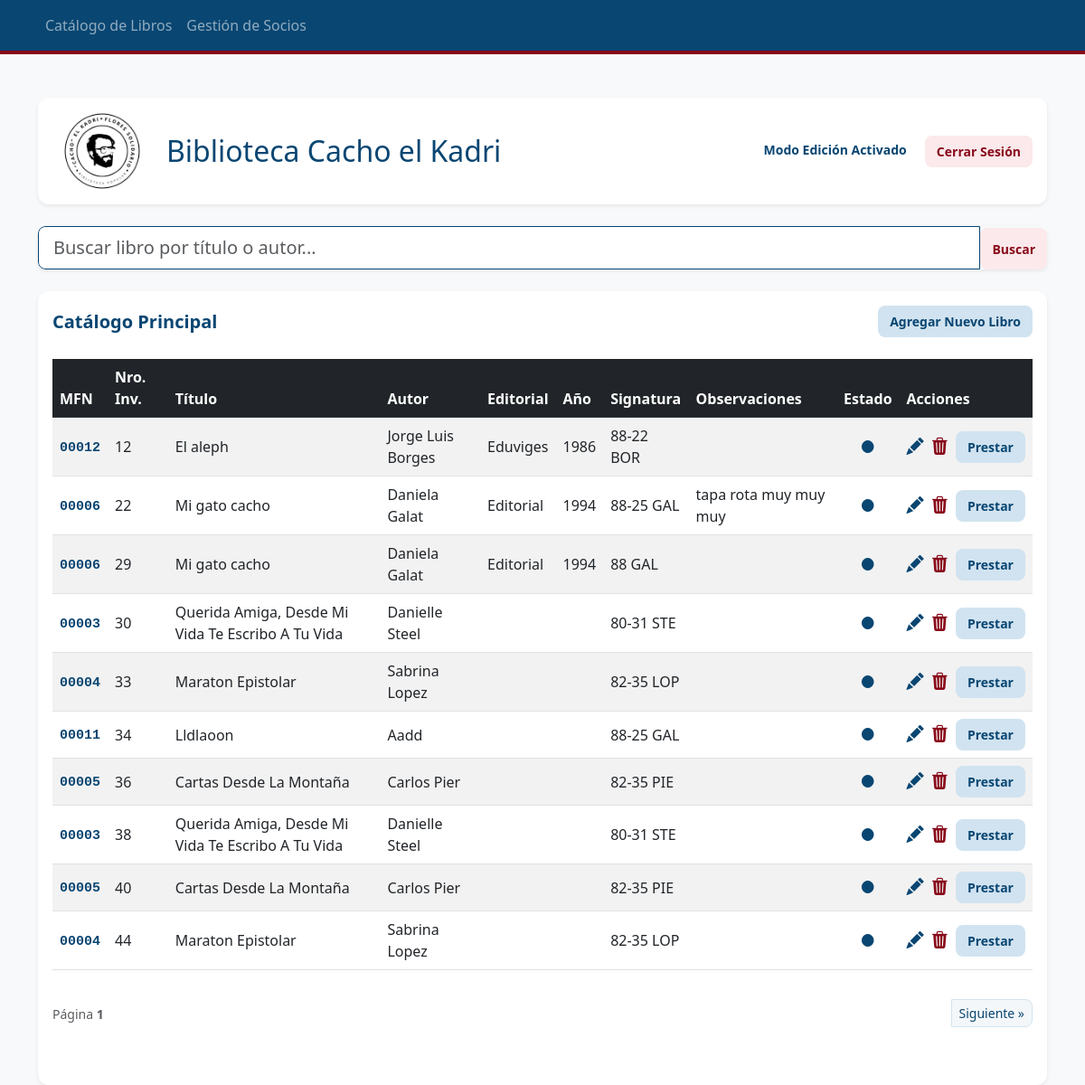
The page / (signed in) on the database its author committed.
### tables this page shows
CREATE TABLE Obras (
            mfn INTEGER PRIMARY KEY AUTOINCREMENT,
            titulo TEXT NOT NULL,
            autor TEXT NOT NULL,
            editorial TEXT,
            anio TEXT
        );

CREATE TABLE Ejemplares (
            nro_inventario INTEGER PRIMARY KEY,
            mfn_vinculado INTEGER,
            signatura_topografica TEXT NOT NULL,
            observaciones TEXT,
            FOREIGN KEY (mfn_vinculado) REFERENCES Obras (mfn)
        );

### app.py (the view)
@app.route('/')
def inicio():
    pagina = request.args.get('pagina', 1, type=int)
    libros_por_pagina = 10
    offset = (pagina - 1) * libros_por_pagina
    busqueda = request.args.get('q')
    conexion = sqlite3.connect("biblioteca.db")
    cursor = conexion.cursor()
    consulta_base = '''
        SELECT e.nro_inventario, o.titulo, o.autor, o.editorial, o.anio, e.signatura_topografica, e.observaciones, o.mfn,
               (SELECT id_prestamo FROM Prestamos p WHERE p.nro_inventario = e.nro_inventario AND p.fecha_devolucion IS NULL LIMIT 1) as estado_prestamo
        FROM Ejemplares e
        JOIN Obras o ON e.mfn_vinculado = o.mfn
    '''
    if busqueda:
        termino = f"%{busqueda}%"
        cursor.execute(consulta_base + " WHERE o.titulo LIKE ? OR o.autor LIKE ?", (termino, termino))
    else:
        cursor.execute(consulta_base + " LIMIT ? OFFSET ?", (libros_por_pagina, offset))
    lista_libros = cursor.fetchall()
    cursor.execute("SELECT COUNT(*) FROM Ejemplares")
    total_libros = cursor.fetchone()[0]
    tiene_siguiente = total_libros > (pagina * libros_por_pagina)
    conexion.close()
    return render_template('index.html',
                           libros=lista_libros,
                           busqueda=busqueda,
                           pagina=pagina,
                           tiene_siguiente=tiene_siguiente)

### templates/index.html (shortened to what this page needs)
{% extends 'layout.html' %}
{% block content %}
<form action="/" method="GET" class="mb-4">
    <div class="input-group shadow-sm" style="border-radius: 8px; overflow: hidden;">
        <input type="text" name="q" class="form-control form-control-lg" placeholder="Buscar libro por título o autor..." value="{{ busqueda if busqueda else '' }}" style="border: 1px solid #094672;">
        <button class="btn btn-primary px-4" type="submit">Buscar</button>
    </div>
</form>
<div class="card shadow-sm border-0" style="border-radius: 12px;">
    <div class="card-body">
        <div class="d-flex justify-content-between align-items-center mb-4">
            <h5 class="card-title mb-0">Catálogo Principal</h5>
            <a href="/nuevo" class="btn btn-success">Agregar Nuevo Libro</a>
        </div>
        <div class="table-responsive">
            <table class="table table-striped table-hover">
                <thead class="table-dark" style="background-color: #094672 !important;">
                    <tr>
                        <th>MFN</th>
                        <th>Nro. Inv.</th>
                        <th>Título</th>
                        <th>Autor</th>
                        <th>Editorial</th>
                        <th>Año</th>
                        <th>Signatura</th>
                        <th>Observaciones</th>
                        <th>Estado</th>
                        <th>Acciones</th>
                    </tr>
                </thead>
                <tbody>
                    {% for libro in libros %}
                    <tr>
                        <td><span style="color: #094672; font-weight: bold; font-family: monospace; font-size: 15px;">{{ "%05d" | format(libro[7]) }}</span></td>
                        <td>{{ libro[0] }}</td>
                        <td>{{ libro[1] }}</td>
                        <td>{{ libro[2] }}</td>
                        <td>{{ libro[3] }}</td>
                        <td>{{ libro[4] }}</td>
                        <td>{{ libro[5] }}</td>
                        <td>{{ libro[6] }}</td>
                        <td class="text-center" style="vertical-align: middle;">
                            {% if libro[8] %}
                                <span title="Prestado" style="color: #88091a; font-size: 18px; cursor: help;">●</span>
                            {% else %}
                                <span title="Disponible" style="color: #094672; font-size: 18px; cursor: help;">●</span>
                            {% endif %}
                        </td>
                        <td>
                            {% if session.get('admin') %}
                            <div class="d-flex align-items-center gap-2">
                                <a href="/editar/{{ libro[0] }}" title="Editar Libro" style="color: #094672; text-decoration: none; font-size: 1.2rem;">
                                    <i class="bi bi-pencil-fill"></i>
                                </a>
                                <a href="/borrar/{{ libro[0] }}" title="Borrar Libro" style="color: #88091a; text-decoration: none; font-size: 1.2rem;" onclick="return confirm('¿Seguro que querés borrar este libro de la biblioteca?')">
                                    <i class="bi bi-trash3-fill"></i>
                                </a>
                                {% if libro[8] %}
                                    <a href="/devolver/{{ libro[0] }}" class="btn btn-outline-warning btn-sm" style="background-color: #fff3cd !important; color: #856404 !important; border-color: #ffeeba !important; font-size: 12px; padding: 4px 8px;">Devolver</a>
                                {% else %}
                                    <a href="/prestar/{{ libro[0] }}" class="btn-style-mfn btn-sm" style="font-size: 12px; padding: 4px 8px;">Prestar</a>
                                {% endif %}
                            </div>
                            {% endif %}
                        </td>
                    </tr>
                    {% else %}
                    <tr>
                        <td colspan="10" class="text-center text-muted py-4">No hay libros cargados todavía.</td>
                    </tr>
                    {% endfor %}
                </tbody>
            </table>
        </div>
        {% if not busqueda %}
        <div class="d-flex justify-content-between align-items-center mt-3 mb-5">
            <div>
                <span class="text-muted small">Página <strong>{{ pagina }}</strong></span>
            </div>
            <div class="btn-group">
                {% if tiene_siguiente %}
                    <a href="/?pagina={{ pagina + 1 }}" class="btn btn-outline-primary btn-sm" style="border-radius: 0 8px 8px 0 !important; background-color: #f4f7f9; color: #094672; border-color: #d1e3f0;">Siguiente &raquo;</a>
                {% endif %}
            </div>
        </div>
        {% endif %}
    </div>
</div>
{% endblock %}

### templates/layout.html (style rules this page uses)
body { background-color: #f4f7f9 !important; }
h1, h2, h5, .card-title { color: #094672 !important; font-weight: 700; }
.btn-primary, .btn-danger, .btn-success, .btn-info, .btn-warning, .btn-style-mfn, .btn-outline-secondary, .btn-outline-warning { border-radius: 8px !important; font-weight: bold !important; font-size: 14px !important; text-decoration: none !important; display: inline-block !important; padding: 6px 12px !important; vertical-align: middle !important; margin: 0 !important; border: 1px solid transparent !important; transition: all 0.2s; }
button.btn-danger, button.btn-primary { margin-top: 2px !important; }
.btn-primary, .btn-danger, .btn-outline-secondary { background-color: #fbe9eb !important; color: #88091a !important; }
.btn-success, .btn-info, .btn-warning, .btn-style-mfn, .btn-outline-warning { background-color: #d1e3f0 !important; color: #094672 !important; }
table td { vertical-align: middle !important; }

### rows shown on the page
Ejemplares: nro_inventario "12", titulo "El aleph", autor "Jorge Luis Borges", editorial "Eduviges", anio "1986", signatura_topografica "88-22 BOR"
Obras: mfn "00012"
Ejemplares: nro_inventario "22", titulo "Mi gato cacho", autor "Daniela Galat", editorial "Editorial", anio "1994", signatura_topografica "88-25 GAL", observaciones "tapa rota muy muy muy"
Obras: mfn "00006"
Ejemplares: nro_inventario "29", titulo "Mi gato cacho", autor "Daniela Galat", editorial "Editorial", anio "1994", signatura_topografica "88 GAL"
Ejemplares: nro_inventario "30", titulo "Querida Amiga, Desde Mi Vida Te Escribo A Tu Vida", autor "Danielle Steel", signatura_topografica "80-31 STE"
Obras: mfn "00003"
Ejemplares: nro_inventario "33", titulo "Maraton Epistolar", autor "Sabrina Lopez", signatura_topografica "82-35 LOP"
Obras: mfn "00004"
Ejemplares: nro_inventario "34", titulo "Lldlaoon", autor "Aadd", signatura_topografica "88-25 GAL"
Obras: mfn "00011"
Ejemplares: nro_inventario "36", titulo "Cartas Desde La Montaña", autor "Carlos Pier", signatura_topografica "82-35 PIE"
Obras: mfn "00005"
Ejemplares: nro_inventario "38", titulo "Querida Amiga, Desde Mi Vida Te Escribo A Tu Vida", autor "Danielle Steel", signatura_topografica "80-31 STE"
Ejemplares: nro_inventario "40", titulo "Cartas Desde La Montaña", autor "Carlos Pier", signatura_topografica "82-35 PIE"
Ejemplares: nro_inventario "44", titulo "Maraton Epistolar", autor "Sabrina Lopez", signatura_topografica "82-35 LOP"

### other values the page prints
{{ pagina }} "1"
